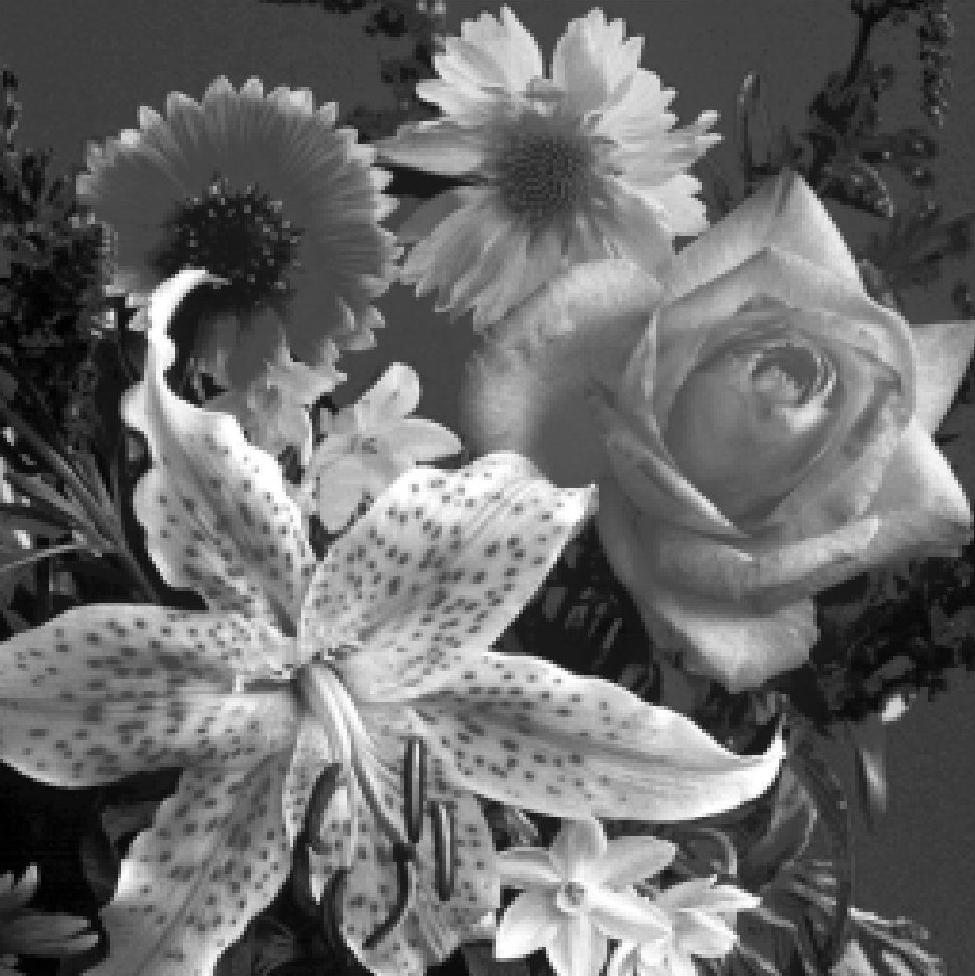
#> input picture Code/Images/flowers.jpg, 975 x 976 px
$ python ex1.py
#> lines starting #> are read from the running program, lines starting #| are printed output that depends on the picture
import cv2
import numpy as np
import matplotlib.pyplot as plt

def mean_filter(img, ksize):
    """Εφαρμογή μάσκας μέσου όρου"""
    return cv2.blur(img, (ksize, ksize))

def add_awgn_noise(img, snr_db):
    """Προσθήκη AWGN με βάση το SNR που δίνεται"""
    img = img.astype(np.float32)
    # Υπολογισμός ισχύος σήματος
    signal_power = np.mean(img ** 2)
    # Από db σε γραμμική κλίμακα
    snr_linear = 10 ** (snr_db / 10.0)
    # Υπολογισμός ισχύος θορύβου με βάση το SNR
    noise_power = signal_power  / snr_linear

    """ Δημιουργία θορύβου AWGN"""
    # κανονική κατανομή θορύβου με μέσο 0 και τυπική απόκλιση sqrt(ισχύος θορύβου)
    noise = np.random.normal(0, np.sqrt(noise_power), img.shape)
    # Προσθήκη του θορύβου στην εικόνα
    noisy_img = img + noise
    # επειδη η αρχική εικονα ειναι σε grayscale, επιβεβαιωνόμαστε οτι ειναι σε εύρος [0, 255]
    noisy_img = np.clip(noisy_img, 0, 255)
    return noisy_img.astype(np.uint8)

def compute_mse(img1, img2):
    """Υπολογισμός Μέσου Τετραγωνικού Σφάλματος απο την αρχική και την φιλτραρισμένη εικόνα"""
    return np.mean((img1.astype(np.float32) - img2.astype(np.float32)) ** 2)

def plot_image(img, title):
        # Plot με matplotlib
        plt.figure()
        plt.imshow(img, cmap='gray')
        plt.title(title)
        plt.axis('off')
        plt.show()

def main():
    # === Φόρτωση της εικόνας ===
    og_img = cv2.imread('Images/flowers.jpg')
#> og_img is the input picture: shape (976, 975, 3); min 0, max 255, mean 106.3
    # Ελέγχουμε αν η εικόνα φορτώθηκε σωστά
    if og_img is None:
        print("Δεν βρέθηκε η εικόνα")
        return
    # Μετατροπή σε grayscale αν χρειάζεται
    og_img = cv2.cvtColor(og_img, cv2.COLOR_BGR2GRAY)
#> og_img: shape (976, 975)

    ksizes = [5, 7, 9]  # τα διαφορετικά μήκοι μάσκας
    snrs = [10, 15, 18] # τα διαφορετικά SNRs σε dB
    res = {} # αποτελέσματα

    # === Βρόχος για κάθε SNR και μέγεθος μάσκας ===
    i = 0
    for snr in snrs:
        noisy_img = add_awgn_noise(og_img, snr)
        for k in ksizes:
            # Εφαρμογή μάσκας μέσου όρου και υπολογισμός MSE
            filter_img = mean_filter(noisy_img, k)
            mse = compute_mse(og_img, filter_img)

            # Εμφάνιση αποτελεσμάτων
            res[i] = f"SNR={snr}db, Size={k}, MSE: {mse:.2f}"
            plot_image(filter_img, res[i])
            i += 1
#> this loop made 3 passes
#> noise_power in add_awgn_noise on passes 1 to 3: 1495.6, 472.9, 237
#> pass 1, in add_awgn_noise, `noise = np.random.normal(0, np.sqrt(noise_power), img.shape)`:
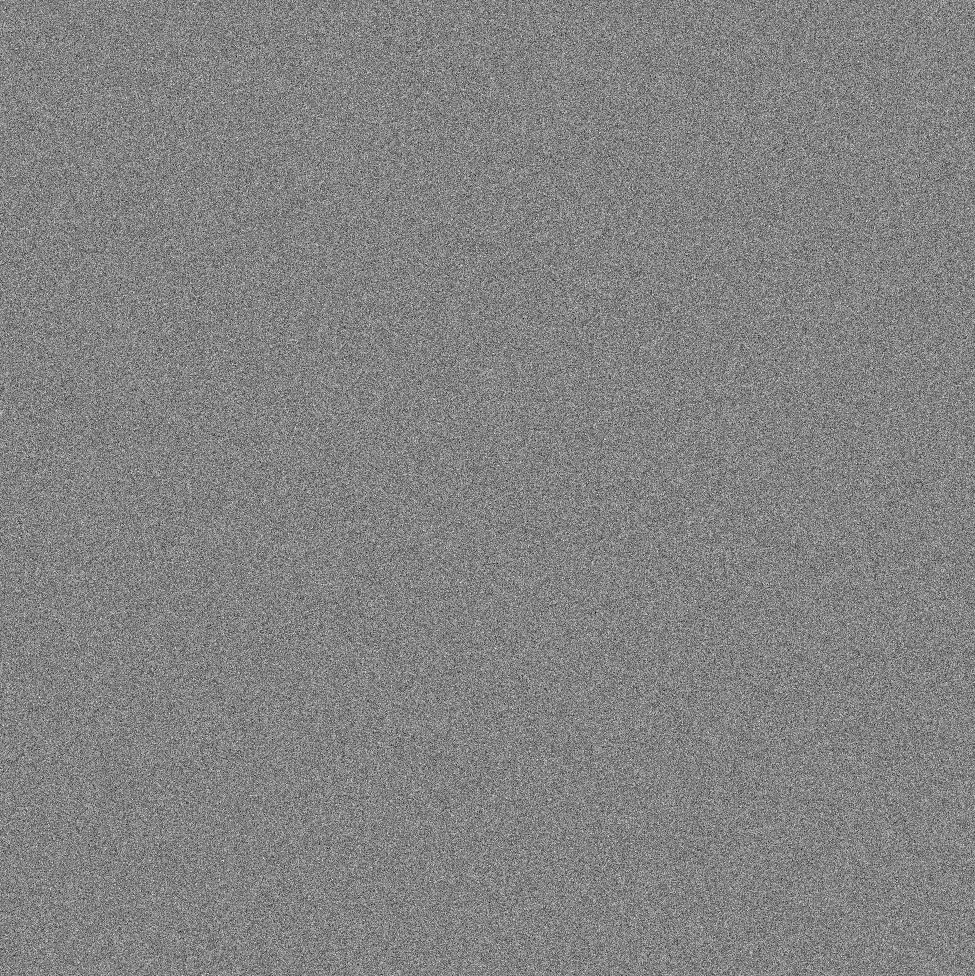
#> noise: shape (976, 975) float64; min -193.5, max 182.4, mean 0.1; drawn with min black and max white
#> pass 1, in add_awgn_noise, `noisy_img = img + noise`:
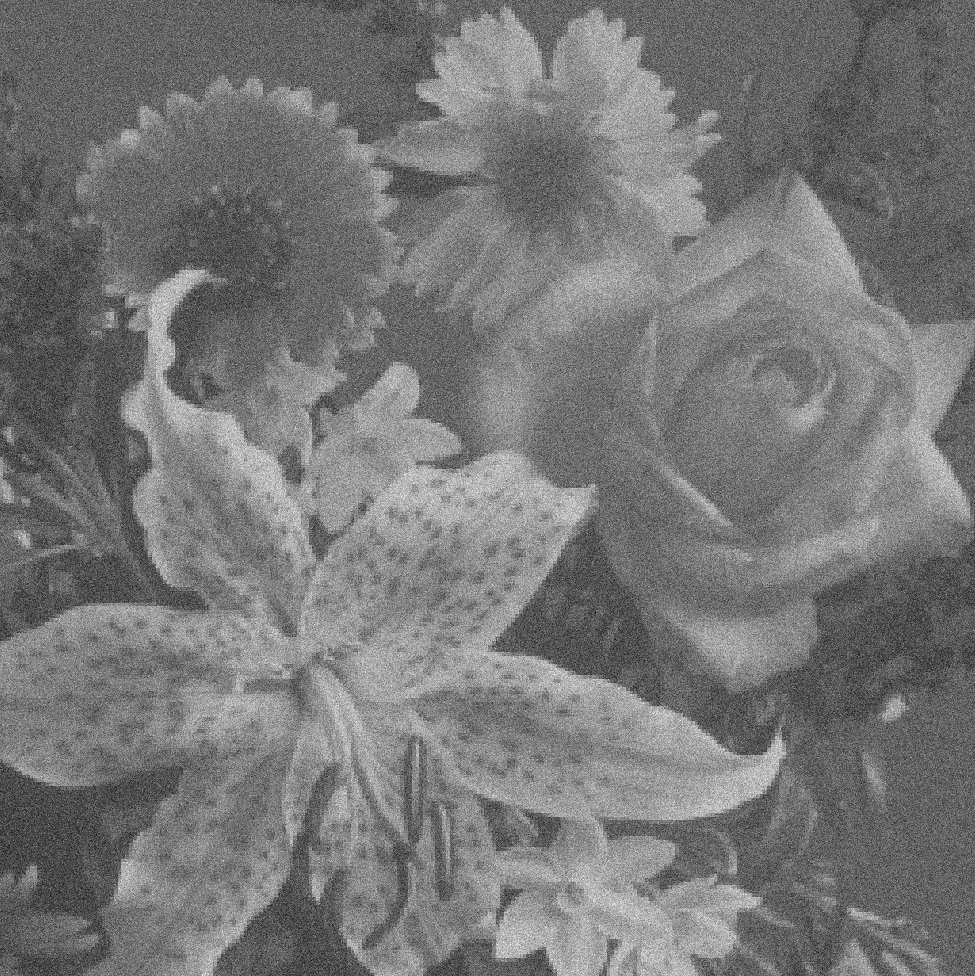
#> noisy_img: shape (976, 975) float64; min -156.2, max 403.2, mean 106.4; drawn with min black and max white
#> pass 1, in add_awgn_noise, `noisy_img = np.clip(noisy_img, 0, 255)`:
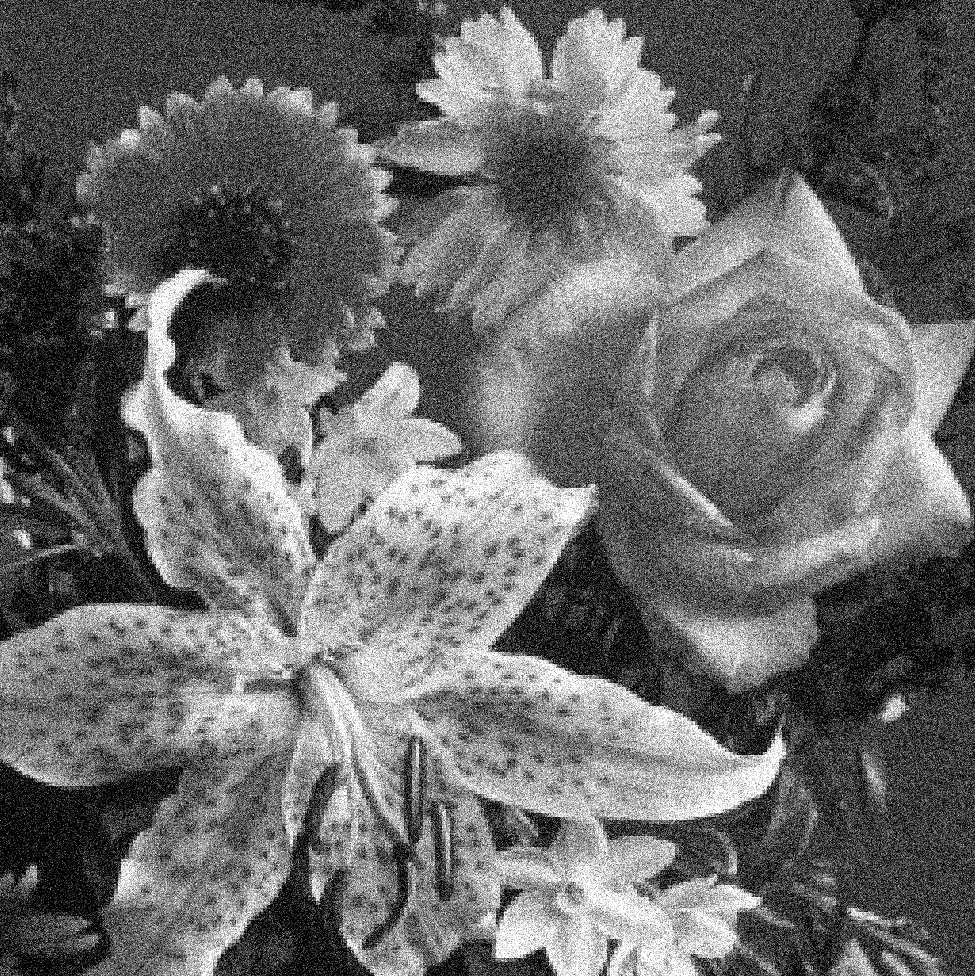
#> noisy_img: shape (976, 975) float64; min 0, max 255, mean 107.1
#> pass 1, in plot_image, `plt.show()`:
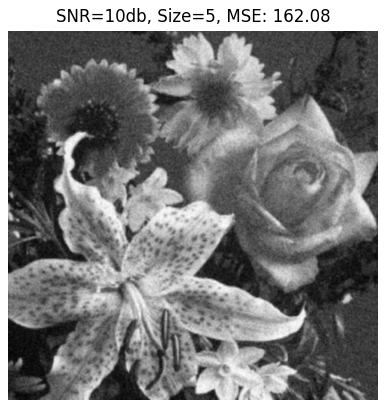
#> figure drawn by matplotlib, 1 panel
#> after the loop, i = 9; res = 9 items
    # === Εμφάνιση αποτελεσμάτων σε κείμενο ===
    for k in res:
        print(res[k])
#> this loop made 9 passes
#| SNR=10db, Size=5, MSE: 162.08
#| SNR=10db, Size=7, MSE: 163.28
#| SNR=10db, Size=9, MSE: 174.74
#| SNR=15db, Size=5, MSE: 116.33
#| SNR=15db, Size=7, MSE: 133.54
#| SNR=15db, Size=9, MSE: 150.39
#| SNR=18db, Size=5, MSE: 106.03
#| SNR=18db, Size=7, MSE: 127.35
#> (further printed lines are left out)

if __name__ == "__main__":
    main()

$ run again, with Code/Images/car.jpg copied over Code/Images/flowers.jpg
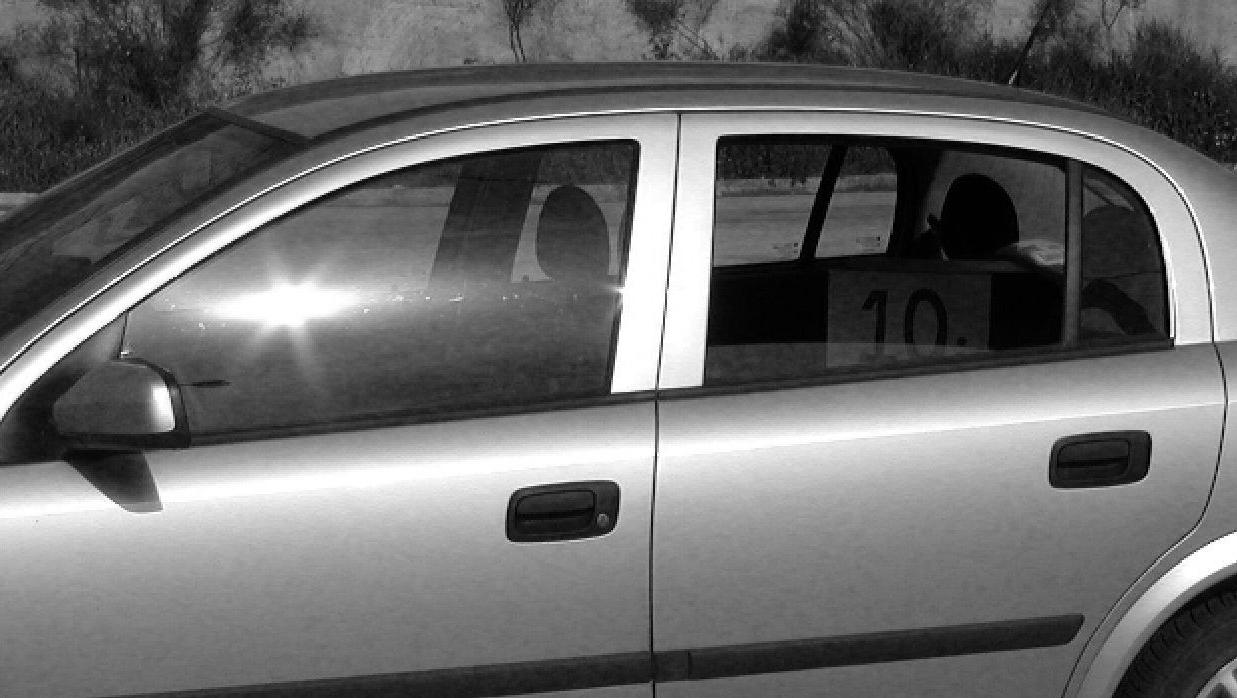
#> input picture Code/Images/car.jpg, 1237 x 698 px
#> in main, og_img is the input picture: shape (698, 1237, 3); min 0, max 255, mean 107.4
#> og_img: shape (698, 1237)
#> the loop in main, `for snr in snrs:` made 3 passes
#> noise_power in add_awgn_noise on passes 1 to 3: 1596.8, 504.9, 253.1
#> pass 1, in plot_image, `plt.show()`:
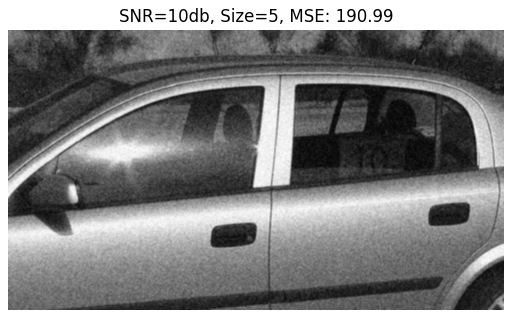
#> figure drawn by matplotlib, 1 panel
#> after the loop in main, `for snr in snrs:`:
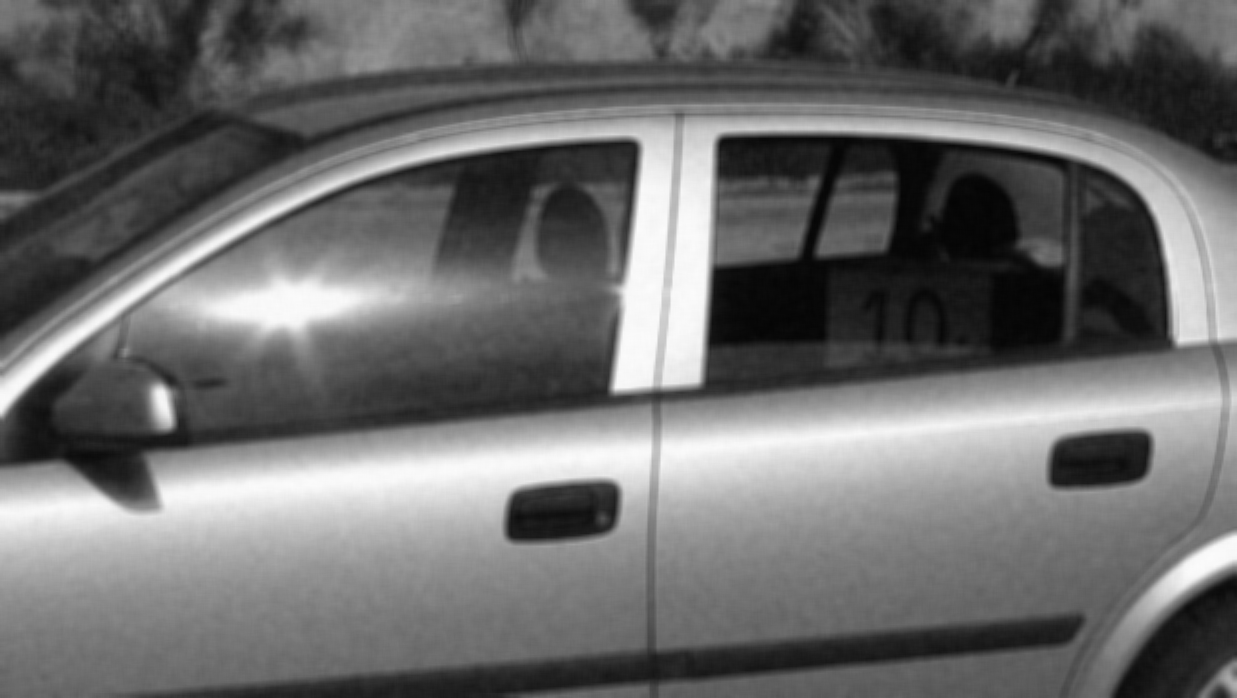
#> filter_img: shape (698, 1237); min 4, max 252, mean 106.9
#> after the loop in main, `for snr in snrs:`: i = 9; res = 9 items
#> the loop in main, `for k in res:` made 9 passes
#| SNR=10db, Size=5, MSE: 190.99
#| SNR=10db, Size=7, MSE: 211.10
#| SNR=10db, Size=9, MSE: 245.26
#| SNR=15db, Size=5, MSE: 133.10
#| SNR=15db, Size=7, MSE: 169.37
#> (further printed lines are left out)
